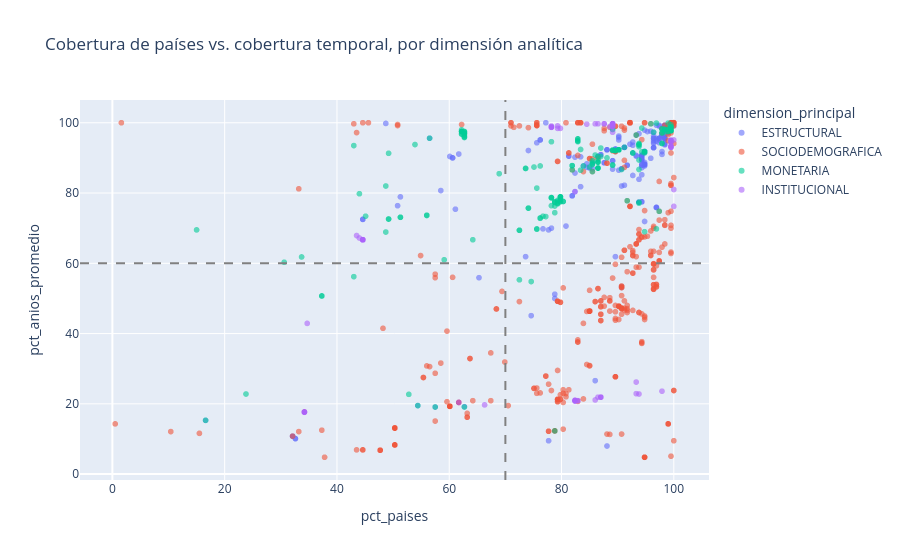

The notebook cell this image was saved under:
### Markdown cell above
### Cobertura por dimensión analítica

Objetivo: ver si el problema de cobertura es homogéneo entre las cuatro dimensiones teóricas o si alguna (particularmente ESTRUCTURAL, que depende de una única fuente MC) está sistemáticamente peor.

Justificación metodológica: un umbral único global asume implícitamente que las 4 dimensiones tienen calidad de datos comparable. Si no es así, aplicar el mismo corte a todas puede vaciar desproporcionadamente una dimensión — mejor detectarlo acá, visualmente, que en el PCA del cuaderno 15.

Resultado esperado: scatter pct_paises vs pct_anios_promedio, coloreado por dimension_principal, con líneas de referencia del umbral propuesto.

### Code cell
fig_scatter = px.scatter(
    df_disponibilidad_variables, x="pct_paises", y="pct_anios_promedio",
    color="dimension_principal", hover_data=["codigo", "fuente"],
    title="Cobertura de países vs. cobertura temporal, por dimensión analítica",
    opacity=0.6
)
fig_scatter.add_vline(x=70, line_dash="dash", line_color="gray")
fig_scatter.add_hline(y=60, line_dash="dash", line_color="gray")
fig_scatter.show()

### Figure 1 — Plotly figure (JSON) as saved in the notebook; plotly's stock layout.template omitted (floating-point values rounded to 4 significant figures; data arrays with more than 128 entries replaced by an {"elided": "..."} marker saying what was removed)
{"data": [{"customdata": {"elided": "241x2 str values"}, "hovertemplate": "dimension_principal=ESTRUCTURAL<br>pct_paises=%{x}<br>pct_anios_promedio=%{y}<br>codigo=%{customdata[0]}<br>fuente=%{customdata[1]}<extra></extra>", "legendgroup": "ESTRUCTURAL", "marker": {"color": "#636efa", "opacity": 0.6, "symbol": "circle"}, "mode": "markers", "name": "ESTRUCTURAL", "showlegend": true, "type": "scattergl", "x": {"elided": "241 float values"}, "xaxis": "x", "y": {"elided": "241 float values"}, "yaxis": "y"}, {"customdata": {"elided": "487x2 str values"}, "hovertemplate": "dimension_principal=SOCIODEMOGRAFICA<br>pct_paises=%{x}<br>pct_anios_promedio=%{y}<br>codigo=%{customdata[0]}<br>fuente=%{customdata[1]}<extra></extra>", "legendgroup": "SOCIODEMOGRAFICA", "marker": {"color": "#EF553B", "opacity": 0.6, "symbol": "circle"}, "mode": "markers", "name": "SOCIODEMOGRAFICA", "showlegend": true, "type": "scattergl", "x": {"elided": "487 float values"}, "xaxis": "x", "y": {"elided": "487 float values"}, "yaxis": "y"}, {"customdata": {"elided": "191x2 str values"}, "hovertemplate": "dimension_principal=MONETARIA<br>pct_paises=%{x}<br>pct_anios_promedio=%{y}<br>codigo=%{customdata[0]}<br>fuente=%{customdata[1]}<extra></extra>", "legendgroup": "MONETARIA", "marker": {"color": "#00cc96", "opacity": 0.6, "symbol": "circle"}, "mode": "markers", "name": "MONETARIA", "showlegend": true, "type": "scattergl", "x": {"elided": "191 float values"}, "xaxis": "x", "y": {"elided": "191 float values"}, "yaxis": "y"}, {"customdata": {"elided": "122x2 str values"}, "hovertemplate": "dimension_principal=INSTITUCIONAL<br>pct_paises=%{x}<br>pct_anios_promedio=%{y}<br>codigo=%{customdata[0]}<br>fuente=%{customdata[1]}<extra></extra>", "legendgroup": "INSTITUCIONAL", "marker": {"color": "#ab63fa", "opacity": 0.6, "symbol": "circle"}, "mode": "markers", "name": "INSTITUCIONAL", "showlegend": true, "type": "scattergl", "x": [99.5, 99.5, 99.5, 99.5, 99.5, 99.5, 99.5, 99.5, 99.5, 99.5, 99.5, 99.5, 44.6, 44.6, 44.6, 44.6, 44.6, 44.6, 44.6, 44.6, 44.6, 44.6, 44.6, 44.6, 43.5, 44.6, 44.6, 44.0, 44.6, 44.6, 44.6, 93.3, 100.0, 93.8, 100.0, 93.3, 97.9, 100.0, 34.7, 82.4, 66.3, 34.2, 34.2, 34.2, 34.2, 61.7, 89.1, 89.1, 87.6, 89.1, 89.1, 87.6, 89.1, 89.1, 89.1, 89.1, 89.1, 89.1, 89.1, 89.1, 89.1, 89.1, 89.1, 89.1, 89.1, 89.1, 89.1, 84.5, 86.0, 86.5, 89.1, 89.1, 89.1, 89.1, 89.1, 89.1, 89.1, 89.1, 89.1, 89.1, 89.1, 89.1, 89.1, 89.1, 89.1, 79.8, 78.2, 78.2, 78.2, 79.3, 79.3, 78.2, 89.1, 78.2, 89.1, 89.1, 88.6, 89.1, 89.1, 89.1, 89.1, 89.1, 89.1, 89.1, 86.0, 82.4, 87.0, 82.4, 82.4, 86.5, 82.4, 82.4, 87.0, 82.9, 82.9, 87.0, 89.1, 89.1, 89.1, 89.1, 89.1, 89.1], "xaxis": "x", "y": [93.4, 93.4, 93.0, 93.0, 94.5, 94.5, 95.0, 95.0, 93.1, 93.1, 95.0, 95.0, 66.7, 66.7, 66.7, 66.7, 66.7, 66.7, 66.7, 66.7, 66.7, 66.7, 66.7, 66.7, 67.9, 66.7, 66.7, 67.2, 66.7, 66.7, 66.7, 22.9, 81.0, 22.8, 76.2, 26.2, 23.6, 95.1, 42.9, 80.4, 19.7, 17.7, 17.6, 17.6, 17.7, 20.4, 99.7, 99.7, 99.7, 99.7, 99.7, 99.7, 99.7, 99.7, 99.6, 99.7, 99.7, 99.7, 99.7, 99.7, 99.7, 99.7, 99.7, 99.1, 99.7, 99.7, 99.6, 99.6, 99.7, 99.7, 99.7, 99.7, 99.7, 98.8, 99.7, 99.7, 99.7, 99.7, 99.7, 99.7, 99.7, 99.7, 99.7, 99.7, 99.7, 98.4, 98.7, 98.7, 98.7, 98.4, 99.1, 99.0, 99.7, 99.0, 99.7, 99.7, 98.9, 99.6, 99.7, 99.0, 99.7, 99.7, 99.7, 99.7, 21.1, 21.0, 21.9, 20.8, 20.8, 21.9, 21.0, 21.0, 21.9, 20.9, 20.9, 21.9, 99.7, 99.7, 99.7, 99.7, 99.7, 97.3], "yaxis": "y"}], "layout": {"legend": {"title": {"text": "dimension_principal"}, "tracegroupgap": 0}, "shapes": [{"line": {"color": "gray", "dash": "dash"}, "type": "line", "x0": 70, "x1": 70, "xref": "x", "y0": 0, "y1": 1, "yref": "y domain"}, {"line": {"color": "gray", "dash": "dash"}, "type": "line", "x0": 0, "x1": 1, "xref": "x domain", "y0": 60, "y1": 60, "yref": "y"}], "title": {"text": "Cobertura de países vs. cobertura temporal, por dimensión analítica"}, "xaxis": {"anchor": "y", "domain": [0, 1], "title": {"text": "pct_paises"}}, "yaxis": {"anchor": "x", "domain": [0, 1], "title": {"text": "pct_anios_promedio"}}}}
